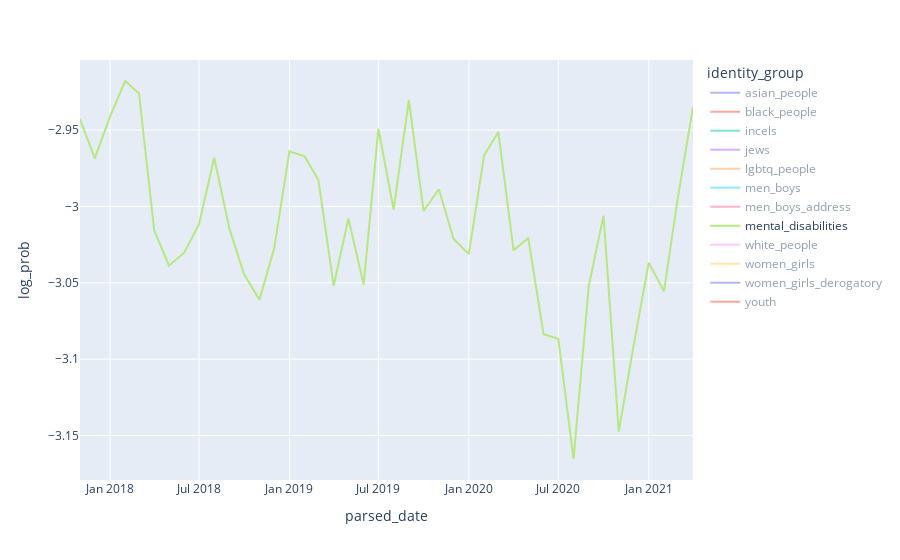

Notebook code cell kept with this figure:
### Code cell
# Plot
import plotly.express as px

# Select only most popular identity groups
filtered = counts_overtime[counts_overtime.identity_group.isin(gp_freq.identity_group.head(12))]

# px.line(filtered, x=date_col, y='count', color='identity_term')
px.line(filtered, x=date_col, y='log_prob', color='identity_group', height=500)
# px.line(filtered, x=date_col, y='mention_prob', color='identity_group', log_y=True)
